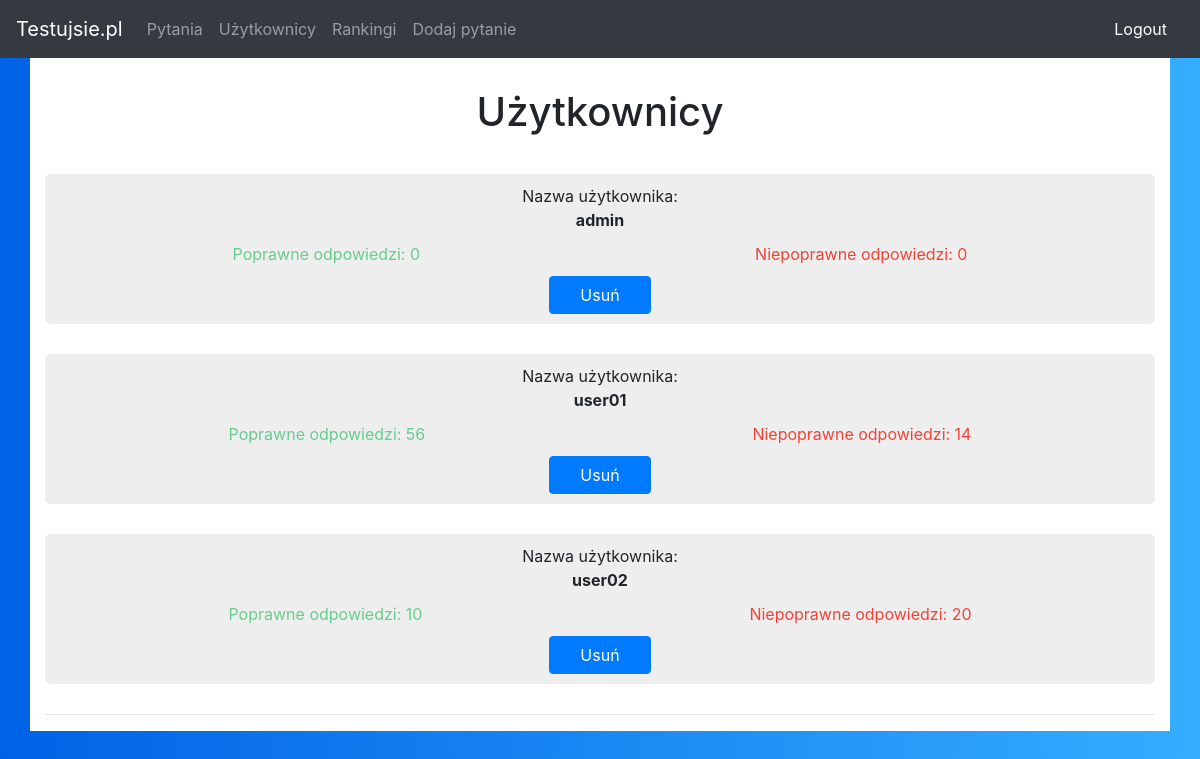
The page /admin.php?nav=users (signed in) on the database its author committed.
### tables this page shows
CREATE TABLE `users` (
  `username` varchar(50) NOT NULL,
  `hash` varchar(80) NOT NULL,
  `admin` tinyint(1) NOT NULL,
  `poprawne` int(11) NOT NULL,
  `niepoprawne` int(11) NOT NULL
);

### admin.php (the view, shortened to what this page needs)
<!DOCTYPE html>
<html lang="en">
<head>
    <link rel="stylesheet" href="css/bootstrap.min.css"/>
</head>
<body>
  <nav class="navbar navbar-expand-lg navbar-dark bg-dark static-top">
    <a class="navbar-brand" href="admin.php">Testujsie.pl</a>
    <div class="collapse navbar-collapse" id="navbarResponsive">
    <ul class="navbar-nav mr-auto">
      <li class="nav-item ">
        <a class="nav-link" href="admin.php?nav=pyt">Pytania</a>
      </li>
      <li class="nav-item ">
        <a class="nav-link" href="admin.php?nav=users">Użytkownicy</a>
      </li>
      <li class="nav-item ">
        <a class="nav-link" href="admin.php?nav=stats">Rankingi</a>
      </li>
      <li class="nav-item ">
        <a class="nav-link" href="admin.php?nav=addQue">Dodaj pytanie</a>
      </li>
    </ul>
    <div class="nav-item active">
        <a class="nav-link btn" style="color:#fff;" href="logout.php">Logout
        </a>
    </div>
    </div>
  </nav>
  <div class="container">
    <div class="row">
      <div class="col-lg-12 text-center">
        <?php
        $nav = (isset($_GET["nav"])? $_GET["nav"]:"pyt");
        switch ($nav) {
          case "users":
            $mysqli = @new mysqli("localhost", "root", "", "stadnik");
            if ($mysqli->connect_errno) {
                echo("Nie udało się zalogować");
            }else{
              $mysqli->set_charset('utf8');
              $query = $mysqli->query("SELECT * FROM users");
              echo("<h1>Użytkownicy</h1>");
              while($row = $query->fetch_assoc()){
                $str = "<div class='odp'><div class='popr'>Poprawne odpowiedzi: ".$row["poprawne"]."</div><div class='niepopr'>Niepoprawne odpowiedzi: ".$row["niepoprawne"]."</div></div>";
                echo("<div class='user'><div class='uname'>Nazwa użytkownika:<br> <b>".$row["username"]."</b></div>".$str."<div><a href='delete.php?item=user&username=".$row["username"]."' class='btn btn-primary xd'>Usuń</a></div></div>");
              }
              echo("<hr>");
            }
          break;
            ?>
            <?php
        }
        ?>
      </div>
    </div>
  </div>
</body>
</html>

### admin.php (style rules this page uses)
body { background: #007bff; background: linear-gradient(to right, #0062E6, #33AEFF); }
.container { background:#fff; }
h1 { padding:30px 0; }
.odp { display:flex; justify-content:space-around; margin:10px; }
.popr { color:#67CC8E; }
.niepopr { color:#f44336; }
.xd { margin:0 30px; padding:6px 30px; }
.user { margin-bottom:30px; background:#eee; padding:10px; border-radius:5px; }
.uname { margin-bottom:10px; }

### rows shown on the page
users: username "admin", poprawne "0", niepoprawne "0"
users: username "user01", poprawne "56", niepoprawne "14"
users: username "user02", poprawne "10", niepoprawne "20"
